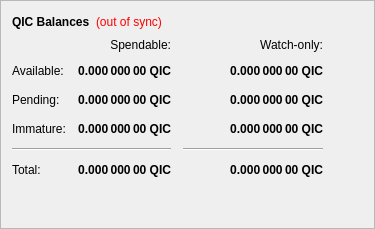
        <widget class="QFrame" name="frame">
         <property name="frameShape">
          <enum>QFrame::StyledPanel</enum>
         </property>
         <property name="frameShadow">
          <enum>QFrame::Raised</enum>
         </property>
         <layout class="QVBoxLayout" name="verticalLayout_4">
          <item>
           <layout class="QHBoxLayout" name="horizontalLayout_4">
            <item>
             <widget class="QLabel" name="label_5">
              <property name="font">
               <font>
                <weight>75</weight>
                <bold>true</bold>
               </font>
              </property>
              <property name="text">
               <string>QIC Balances</string>
              </property>
             </widget>
            </item>
            <item>
             <widget class="QLabel" name="labelWalletStatus">
              <property name="cursor">
               <cursorShape>WhatsThisCursor</cursorShape>
              </property>
              <property name="toolTip">
               <string>The displayed information may be out of date. Your wallet automatically synchronizes with the Quickcoin network after a connection is established, but this process has not completed yet.</string>
              </property>
              <property name="styleSheet">
               <string notr="true">QLabel { color: red; }</string>
              </property>
              <property name="text">
               <string notr="true">(out of sync)</string>
              </property>
              <property name="alignment">
               <set>Qt::AlignLeading|Qt::AlignLeft|Qt::AlignVCenter</set>
              </property>
             </widget>
            </item>
            <item>
             <spacer name="horizontalSpacer_3">
              <property name="orientation">
               <enum>Qt::Horizontal</enum>
              </property>
              <property name="sizeHint" stdset="0">
               <size>
                <width>40</width>
                <height>20</height>
               </size>
              </property>
             </spacer>
            </item>
           </layout>
          </item>
          <item>
           <layout class="QGridLayout" name="gridLayout">
            <property name="spacing">
             <number>12</number>
            </property>
            <item row="2" column="2">
             <widget class="QLabel" name="labelWatchPending">
              <property name="font">
               <font>
                <weight>75</weight>
                <bold>true</bold>
               </font>
              </property>
              <property name="cursor">
               <cursorShape>IBeamCursor</cursorShape>
              </property>
              <property name="toolTip">
               <string>Unconfirmed transactions to watch-only addresses</string>
              </property>
              <property name="text">
               <string notr="true">0.000 000 00 QIC</string>
              </property>
              <property name="alignment">
               <set>Qt::AlignRight|Qt::AlignTrailing|Qt::AlignVCenter</set>
              </property>
              <property name="textInteractionFlags">
               <set>Qt::LinksAccessibleByMouse|Qt::TextSelectableByKeyboard|Qt::TextSelectableByMouse</set>
              </property>
             </widget>
            </item>
            <item row="2" column="1">
             <widget class="QLabel" name="labelUnconfirmed">
              <property name="font">
               <font>
                <weight>75</weight>
                <bold>true</bold>
               </font>
              </property>
              <property name="cursor">
               <cursorShape>IBeamCursor</cursorShape>
              </property>
              <property name="toolTip">
               <string>Total of transactions that have yet to be confirmed, and do not yet count toward the spendable balance</string>
              </property>
              <property name="text">
               <string notr="true">0.000 000 00 QIC</string>
              </property>
              <property name="alignment">
               <set>Qt::AlignRight|Qt::AlignTrailing|Qt::AlignVCenter</set>
              </property>
              <property name="textInteractionFlags">
               <set>Qt::LinksAccessibleByMouse|Qt::TextSelectableByKeyboard|Qt::TextSelectableByMouse</set>
              </property>
             </widget>
            </item>
            <item row="3" column="2">
             <widget class="QLabel" name="labelWatchImmature">
              <property name="font">
               <font>
                <weight>75</weight>
                <bold>true</bold>
               </font>
              </property>
              <property name="cursor">
               <cursorShape>IBeamCursor</cursorShape>
              </property>
              <property name="toolTip">
               <string>Staked or masternode rewards in watch-only addresses that has not yet matured</string>
              </property>
              <property name="text">
               <string notr="true">0.000 000 00 QIC</string>
              </property>
              <property name="alignment">
               <set>Qt::AlignRight|Qt::AlignTrailing|Qt::AlignVCenter</set>
              </property>
              <property name="textInteractionFlags">
               <set>Qt::LinksAccessibleByMouse|Qt::TextSelectableByKeyboard|Qt::TextSelectableByMouse</set>
              </property>
             </widget>
            </item>
            <item row="4" column="0" colspan="2">
             <widget class="Line" name="lineSpendableBalance">
              <property name="orientation">
               <enum>Qt::Horizontal</enum>
              </property>
             </widget>
            </item>
            <item row="4" column="2">
             <widget class="Line" name="lineWatchBalance">
              <property name="sizePolicy">
               <sizepolicy hsizetype="Preferred" vsizetype="Fixed">
                <horstretch>0</horstretch>
                <verstretch>0</verstretch>
               </sizepolicy>
              </property>
              <property name="minimumSize">
               <size>
                <width>140</width>
                <height>0</height>
               </size>
              </property>
              <property name="orientation">
               <enum>Qt::Horizontal</enum>
              </property>
             </widget>
            </item>
            <item row="5" column="0">
             <widget class="QLabel" name="labelTotalText">
              <property name="text">
               <string>Total:</string>
              </property>
             </widget>
            </item>
            <item row="3" column="1">
             <widget class="QLabel" name="labelImmature">
              <property name="font">
               <font>
                <weight>75</weight>
                <bold>true</bold>
               </font>
              </property>
              <property name="cursor">
               <cursorShape>IBeamCursor</cursorShape>
              </property>
              <property name="toolTip">
               <string>Staked or masternode rewards that has not yet matured</string>
              </property>
              <property name="text">
               <string notr="true">0.000 000 00 QIC</string>
              </property>
              <property name="alignment">
               <set>Qt::AlignRight|Qt::AlignTrailing|Qt::AlignVCenter</set>
              </property>
              <property name="textInteractionFlags">
               <set>Qt::LinksAccessibleByMouse|Qt::TextSelectableByKeyboard|Qt::TextSelectableByMouse</set>
              </property>
             </widget>
            </item>
            <item row="2" column="3">
             <spacer name="horizontalSpacer_2">
              <property name="orientation">
               <enum>Qt::Horizontal</enum>
              </property>
              <property name="sizeHint" stdset="0">
               <size>
                <width>40</width>
                <height>20</height>
               </size>
              </property>
             </spacer>
            </item>
            <item row="3" column="0">
             <widget class="QLabel" name="labelImmatureText">
              <property name="text">
               <string>Immature:</string>
              </property>
             </widget>
            </item>
            <item row="5" column="1">
             <widget class="QLabel" name="labelTotal">
              <property name="font">
               <font>
                <weight>75</weight>
                <bold>true</bold>
               </font>
              </property>
              <property name="cursor">
               <cursorShape>IBeamCursor</cursorShape>
              </property>
              <property name="toolTip">
               <string>Your current total balance</string>
              </property>
              <property name="text">
               <string notr="true">0.000 000 00 QIC</string>
              </property>
              <property name="alignment">
               <set>Qt::AlignRight|Qt::AlignTrailing|Qt::AlignVCenter</set>
              </property>
              <property name="textInteractionFlags">
               <set>Qt::LinksAccessibleByMouse|Qt::TextSelectableByKeyboard|Qt::TextSelectableByMouse</set>
              </property>
             </widget>
            </item>
            <item row="5" column="2">
             <widget class="QLabel" name="labelWatchTotal">
              <property name="font">
               <font>
                <weight>75</weight>
                <bold>true</bold>
               </font>
              </property>
              <property name="cursor">
               <cursorShape>IBeamCursor</cursorShape>
              </property>
              <property name="toolTip">
               <string>Current total balance in watch-only addresses</string>
              </property>
              <property name="text">
               <string notr="true">0.000 000 00 QIC</string>
              </property>
              <property name="alignment">
               <set>Qt::AlignRight|Qt::AlignTrailing|Qt::AlignVCenter</set>
              </property>
              <property name="textInteractionFlags">
               <set>Qt::LinksAccessibleByMouse|Qt::TextSelectableByKeyboard|Qt::TextSelectableByMouse</set>
              </property>
             </widget>
            </item>
            <item row="0" column="2">
             <widget class="QLabel" name="labelWatchonly">
              <property name="text">
               <string>Watch-only:</string>
              </property>
              <property name="alignment">
               <set>Qt::AlignRight|Qt::AlignTrailing|Qt::AlignVCenter</set>
              </property>
             </widget>
            </item>
            <item row="1" column="0">
             <widget class="QLabel" name="labelBalanceText">
              <property name="text">
               <string>Available:</string>
              </property>
             </widget>
            </item>
            <item row="1" column="1">
             <widget class="QLabel" name="labelBalance">
              <property name="font">
               <font>
                <weight>75</weight>
                <bold>true</bold>
               </font>
              </property>
              <property name="cursor">
               <cursorShape>IBeamCursor</cursorShape>
              </property>
              <property name="toolTip">
               <string>Your current spendable balance</string>
              </property>
              <property name="text">
               <string notr="true">0.000 000 00 QIC</string>
              </property>
              <property name="alignment">
               <set>Qt::AlignRight|Qt::AlignTrailing|Qt::AlignVCenter</set>
              </property>
              <property name="textInteractionFlags">
               <set>Qt::LinksAccessibleByMouse|Qt::TextSelectableByKeyboard|Qt::TextSelectableByMouse</set>
              </property>
             </widget>
            </item>
            <item row="1" column="2">
             <widget class="QLabel" name="labelWatchAvailable">
              <property name="font">
               <font>
                <weight>75</weight>
                <bold>true</bold>
               </font>
              </property>
              <property name="cursor">
               <cursorShape>IBeamCursor</cursorShape>
              </property>
              <property name="toolTip">
               <string>Your current balance in watch-only addresses</string>
              </property>
              <property name="text">
               <string notr="true">0.000 000 00 QIC</string>
              </property>
              <property name="alignment">
               <set>Qt::AlignRight|Qt::AlignTrailing|Qt::AlignVCenter</set>
              </property>
              <property name="textInteractionFlags">
               <set>Qt::LinksAccessibleByMouse|Qt::TextSelectableByKeyboard|Qt::TextSelectableByMouse</set>
              </property>
             </widget>
            </item>
            <item row="2" column="0">
             <widget class="QLabel" name="labelPendingText">
              <property name="text">
               <string>Pending:</string>
              </property>
             </widget>
            </item>
            <item row="0" column="1">
             <widget class="QLabel" name="labelSpendable">
              <property name="text">
               <string>Spendable:</string>
              </property>
              <property name="alignment">
               <set>Qt::AlignRight|Qt::AlignTrailing|Qt::AlignVCenter</set>
              </property>
             </widget>
            </item>
           </layout>
          </item>
          <item>
           <spacer name="verticalSpacer_4">
            <property name="orientation">
             <enum>Qt::Vertical</enum>
            </property>
            <property name="sizeHint" stdset="0">
             <size>
              <width>20</width>
              <height>40</height>
             </size>
            </property>
           </spacer>
          </item>
         </layout>
        </widget>
